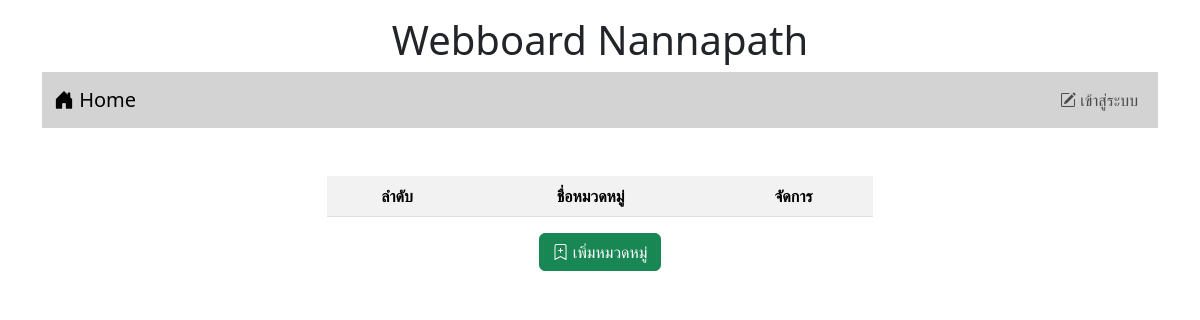
/category.php, run on an earlier commit of the app's database.
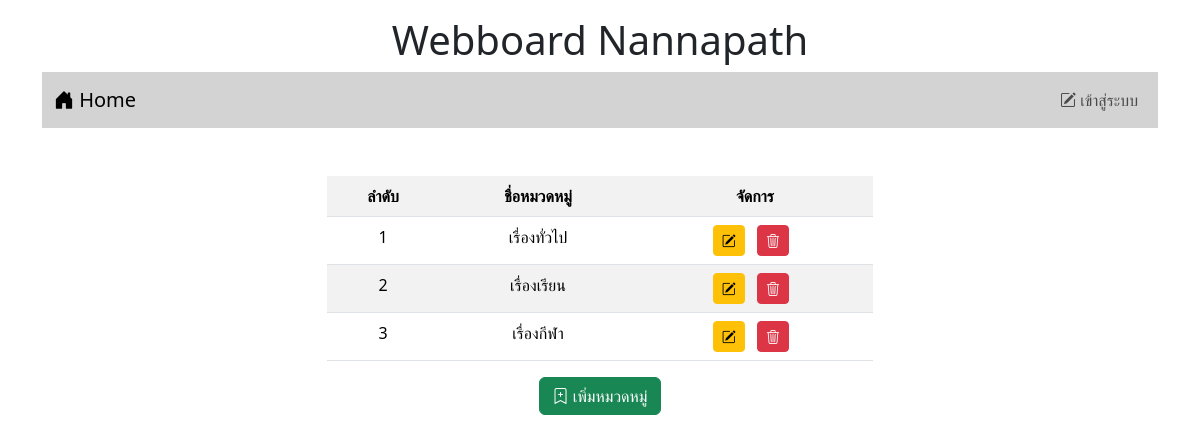
And on a later commit of the database.
### tables this page shows
CREATE TABLE `category` (
  `id` int(11) NOT NULL,
  `name` varchar(32) NOT NULL
);

### category.php (the view, shortened to what this page needs)
<!DOCTYPE html>
<html lang="en">
<head>
    <link href="https://cdn.jsdelivr.net/npm/bootstrap@5.3.2/dist/css/bootstrap.min.css" rel="stylesheet">
    <link rel="stylesheet" href="https://cdn.jsdelivr.net/npm/bootstrap-icons@1.11.3/font/bootstrap-icons.min.css">
</head>
<body>
<div class="container-lg">
        <h1 style="text-align: center;" class="mt-3">Webboard Nannapath</h1>
        <?php include "nav.php" ?>
        <div class="row mt-4 text-center">
            <div class="col-lg-3 col-md-2 col-sm-1"></div>
            <div class="col-lg-6 col-md-8 col-sm-10">
                <table class="table table-striped mt-4">
                    <tr>
                        <th>ลำดับ</th>
                        <th>ชื่อหมวดหมู่</th>
                        <th>จัดการ</th>
                    </tr>
                    <?php
                        $conn = new PDO("mysql:host=localhost;dbname=webboard;charset=utf8","root","");
                        $sql = "SELECT * FROM category";
                        $n = 1;
                        foreach($conn->query($sql) as $row){
                    ?>
                    <tr>
                        <td> <?=$n?> </td>
                        <td> <?=$row['name']?> </td>
                        <td>
                            <span class='me-2 mt-2'><a href="#" class='btn btn-warning btn-sm' ><i class='bi bi-pencil-square'></i></a></span>
                            <span class='me-2 mt-2'><a href="#" class='btn btn-danger btn-sm' ><i class='bi bi-trash3'></i></a></span>
                        </td>
                    </tr>
                    <?php
                        $n++;
                        }
                    ?>
                </table>
                    <button type="button" class="btn btn-success" data-bs-toggle="modal" data-bs-target="#modal">
                        <i class="bi bi-bookmark-plus"></i> เพิ่มหมวดหมู่
                    </button>
            </div>
            <div class="col-lg-3 col-md-2 col-sm-1"></div>
        </div>
    </div>
</body>
</html>

What changed in the data, as far as the page shows it:
added category: name "เรื่องทั่วไป"
added category: name "เรื่องเรียน"
added category: name "เรื่องกีฬา"
